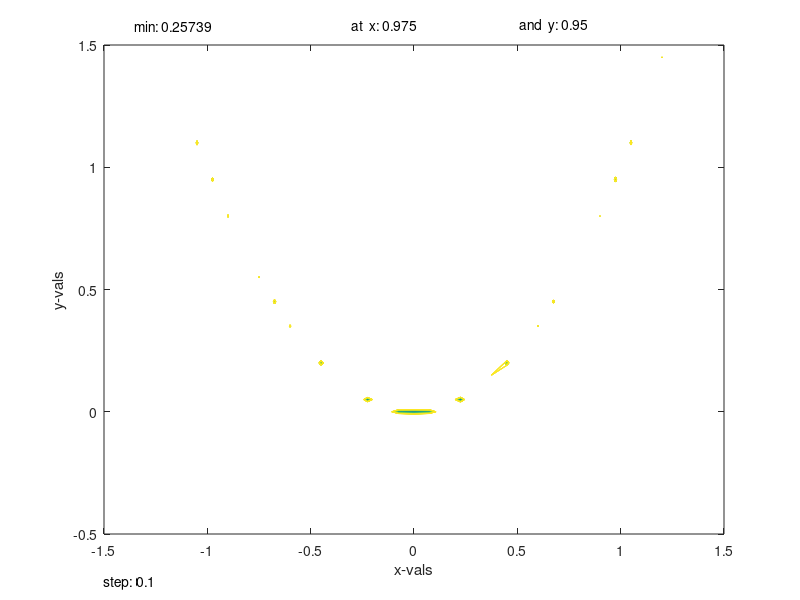

The MATLAB source for this figure:
% file plofun3.m
% plot van Rosenbrock's functie
echo off
clear
clf

nsteps=41;
xmin=-1.5;
xmax=1.5;
ymin=-0.5;
ymax=1.5;
xdel=(xmax-xmin)/(nsteps-1);
ydel=(ymax-ymin)/(nsteps-1);
incr=4.;
steps=0.: incr : 100.;
[X,Y]=meshgrid(xmin:xdel:xmax,ymin:ydel:ymax);
small=1.e+6;
xsmall=xmin;
ysmall=ymin;
for j=1:nsteps,
x=xmin+(j-1)*xdel;
for i=1:nsteps,
y=ymin+(i-1)*ydel;
FUN(i,j)=100*(y-x^2)^2+(1-x)^2;
if FUN(i,j) < small;
small=FUN(i,j);
xsmall=x;
ysmall=y;
end
end
end
contour(X,Y,FUN,steps)
[small,xsmall,ysmall]
%mesh(X,Y,FUN)
xlabel('x-vals');
ylabel('y-vals');
ytekst=ymax+0.04*(ymax-ymin);
xtekst=xmin+0.05*(xmax-xmin);
tekst=sprintf('min: %0.5g',small);
text(xtekst,ytekst,tekst);
tekst=sprintf('at  x: %0.5g',xsmall);
text(xtekst+0.35*(xmax-xmin),ytekst,tekst);
tekst=sprintf('    and  y: %0.5g',ysmall);
text(xtekst+0.6*(xmax-xmin),ytekst,tekst);
%colorbar
ytekst=ymin-0.1*(ymax-ymin);
tekst=sprintf('step: %0.5g',incr);
text(xmin,ytekst,tekst);
pause
% now compute and plot norm of the gradient
incr=.1;
steps=0.: incr : 5.;
small=1.e+6;
xsmall=xmin;
ysmall=ymin;
for j=1:nsteps,
x=xmin+(j-1)*xdel;
for i=1:nsteps,
y=ymin+(i-1)*ydel;
valx=-400*(y-x^2)-(1-x);
valy=200*(y-x^2);
FUN(i,j)=sqrt(valx^2+valy^2);
if FUN(i,j) < small;
small=FUN(i,j);
xsmall=x;
ysmall=y;
end
end
end
contour(X,Y,FUN,steps)
[small,xsmall,ysmall]
%mesh(X,Y,FUN)
xlabel('x-vals');
ylabel('y-vals');
ytekst=ymax+0.04*(ymax-ymin);
xtekst=xmin+0.05*(xmax-xmin);
tekst=sprintf('min: %0.5g',small);
text(xtekst,ytekst,tekst);
tekst=sprintf('at  x: %0.5g',xsmall);
text(xtekst+0.35*(xmax-xmin),ytekst,tekst);
tekst=sprintf('    and  y: %0.5g',ysmall);
text(xtekst+0.6*(xmax-xmin),ytekst,tekst);
%colorbar
ytekst=ymin-0.1*(ymax-ymin);
tekst=sprintf('step: %0.5g',incr);
text(xmin,ytekst,tekst);
